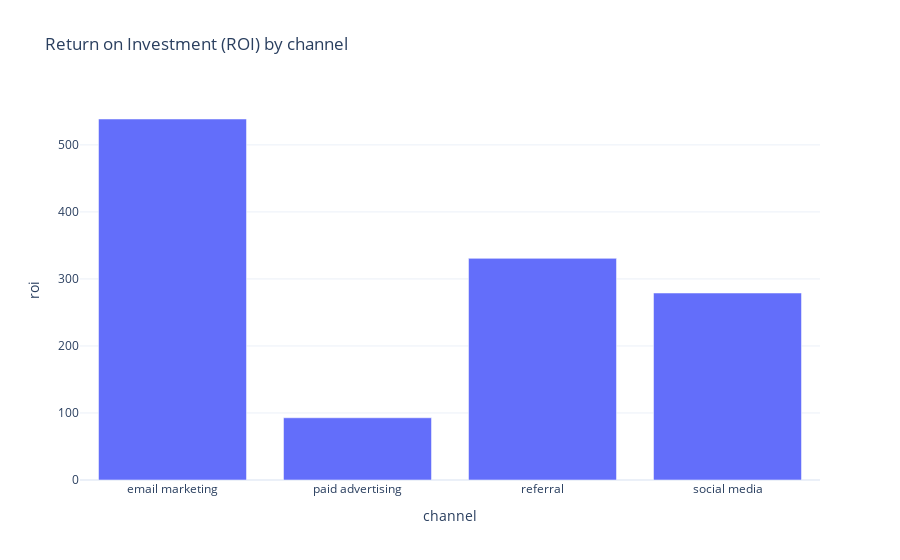

Write notebook code for a chart like this one.
### Code cell
fig=px.bar(roi_by_channel,
           x='channel',
           y='roi',
           title="Return on Investment (ROI) by channel")
fig.show()

### Figure 1 — Plotly figure (JSON) as saved in the notebook; plotly's stock layout.template omitted (floating-point values rounded to 4 significant figures)
{"data": [{"hovertemplate": "channel=%{x}<br>roi=%{y}<extra></extra>", "legendgroup": "", "marker": {"color": "#636efa", "pattern": {"shape": ""}}, "name": "", "orientation": "v", "showlegend": false, "textposition": "auto", "type": "bar", "x": ["email marketing", "paid advertising", "referral", "social media"], "xaxis": "x", "y": [538.6, 92.83, 330.7, 279.0], "yaxis": "y"}], "layout": {"barmode": "relative", "legend": {"tracegroupgap": 0}, "title": {"text": "Return on Investment (ROI) by channel"}, "xaxis": {"anchor": "y", "domain": [0, 1], "title": {"text": "channel"}}, "yaxis": {"anchor": "x", "domain": [0, 1], "title": {"text": "roi"}}}}
